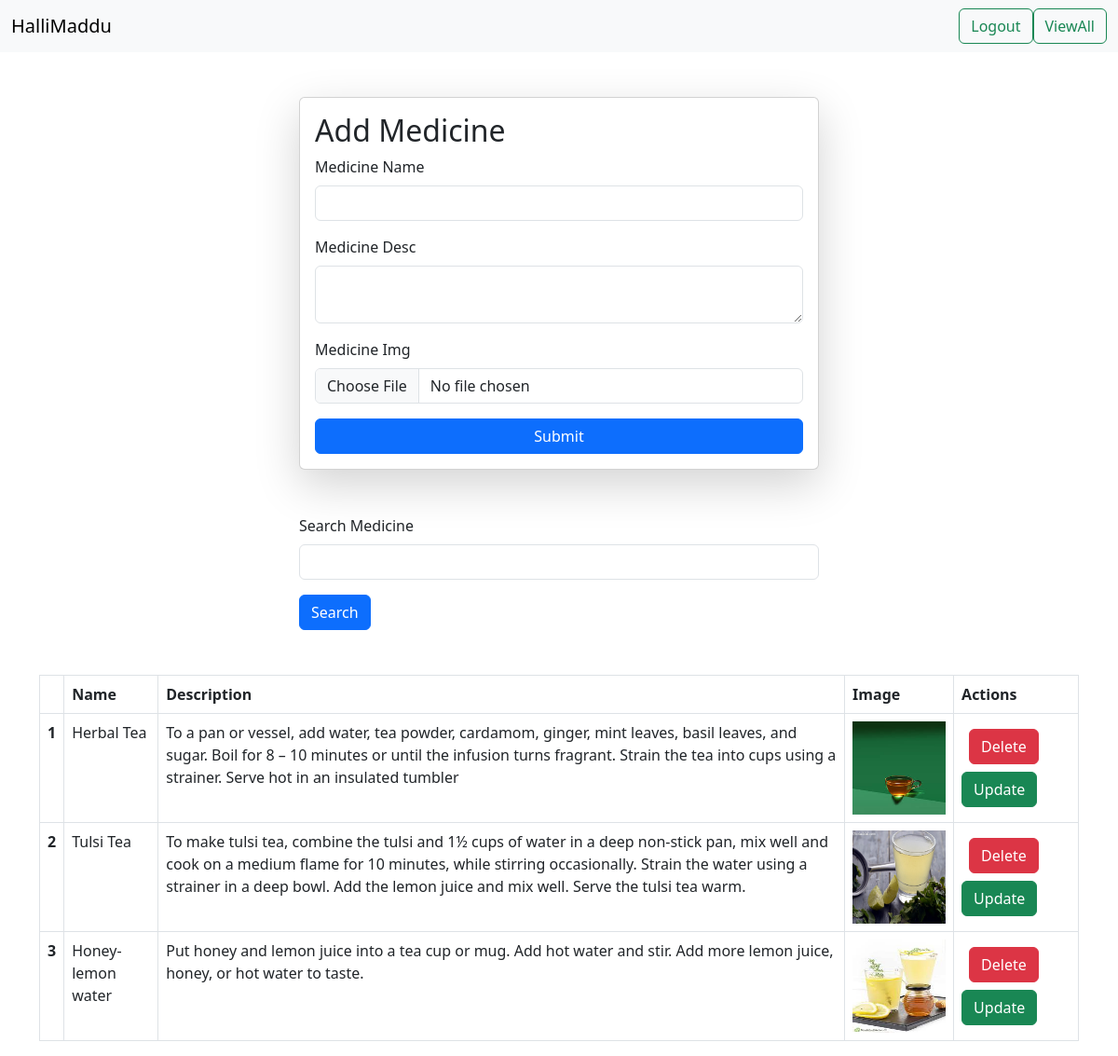
Screenshot of /medicines/ (signed in) with the database file from the repository.
### maddu/models.py (models this page shows)
class Medicine(models.Model):
    user=models.ForeignKey(User,on_delete=models.SET_NULL,null=True,blank=True)
    medicine_name=models.CharField(max_length=50)
    medicine_desc=models.TextField()
    medicine_img=models.ImageField(upload_to="medicines")

### maddu/views.py (the view, shortened to what this page needs)
# urls.py: path('medicines/',medicines,name="medicines"),
@login_required(login_url='/login/')
def medicines(request):
    qs=Medicine.objects.all()
    if request.GET.get('search'):
        print(request.GET.get('search'))
        qs=qs.filter(medicine_name__icontains=request.GET.get('search'))
    context={'medicines':qs}
    print(qs)
    return render(request,'medicine.html',context)

### maddu/templates/medicine.html (shortened to what this page needs)
{%extends 'base.html'%}
{%block body%}
<div class="container mt-5">
    <form class="col-6 mx-auto card p-3 shadow-lg" method="post" enctype="multipart/form-data">
      <h2>Add Medicine</h2>
        <div class="mb-3">
          <label for="exampleInputEmail1" class="form-label"> Medicine Name</label>
          <input type="text" name="medicine_name" required class="form-control">
        </div>
        <div class="mb-3">
          <label for="exampleInputPassword1" class="form-label">Medicine Desc</label>
          <textarea class="form-control" name="medicine_desc"></textarea>
        </div>
        <div class="mb-3">
            <label for="exampleInputEmail1" class="form-label">Medicine Img</label>
            <input type="file" class="form-control" name="medicine_img">
        </div>
        <button type="submit" class="btn btn-primary">Submit</button>
      </form>
      </div>
      <div class="container mt-5">
        <div class="mt-5">
        <div class="mx-auto col-6">
          <form >
        <div class="mb-3">
          <label for="exampleInputEmail1" class="form-label">Search Medicine</label>
            <input name="search" type="text" class="form-control">
          </div>
          {%if request.user.is_authenticated%}
            <button type="submit" class="btn btn-primary">Search</button>
          {%endif%}
          </form>
          </div>
      <table class="table table-bordered mt-5">
        <thead>
          <tr>
            <th scope="col">{{forloop.counter}}</th>
            <th scope="col">Name</th>
            <th scope="col">Description</th>
            <th scope="col">Image</th>
            <th scope="col">Actions</th>
          </tr>
        </thead>
        <tbody>
          {%for medicine in medicines%}
          <tr>
            <th scope="row">{{forloop.counter}}</th>
            <td>{{medicine.medicine_name}}</td>
            <td>{{medicine.medicine_desc}}</td>
            <td><img src="/media/{{medicine.medicine_img}}" style="height: 100px;width: 100px;"></td>
           <td><a href="/del/{{medicine.id}}" class="btn btn-danger m-2">Delete</button>
            <br>
            <a href="/update_med/{{medicine.id}}" class="btn btn-success">Update</button></td>
          </tr>
          {%endfor%}
        </tbody>
      </table>
{%endblock%}

### rows the page displays
Medicine: medicine_name "Herbal Tea", medicine_desc "To a pan or vessel, add water, tea powder, cardamom, ginger, mint leaves, basil leaves, and sugar. Boil for 8 – 10 minutes or until the infusion turns fragrant. Strain the tea into cups using a strainer. Serve hot in an insulated tumbler", medicine_img (picture)
Medicine: medicine_name "Tulsi Tea", medicine_desc "To make tulsi tea, combine the tulsi and 1½ cups of water in a deep non-stick pan, mix well and cook on a medium flame for 10 minutes, while stirring occasionally. Strain the water using a strainer in a deep bowl. Add the lemon juice and mix well. Serve the tulsi tea warm.", medicine_img (picture)
Medicine: medicine_name "Honey-lemon water", medicine_desc "Put honey and lemon juice into a tea cup or mug. Add hot water and stir. Add more lemon juice, honey, or hot water to taste.", medicine_img (picture)
